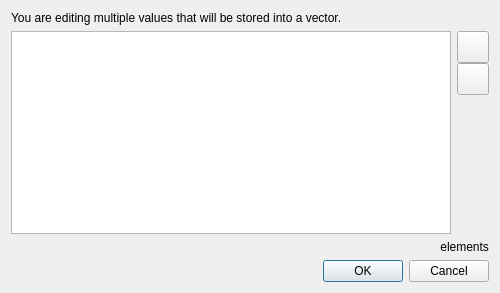
<?xml version="1.0" encoding="UTF-8"?>
<ui version="4.0">
 <class>VectorEditor</class>
 <widget class="QDialog" name="VectorEditor">
  <property name="geometry">
   <rect>
    <x>0</x>
    <y>0</y>
    <width>500</width>
    <height>293</height>
   </rect>
  </property>
  <property name="minimumSize">
   <size>
    <width>500</width>
    <height>250</height>
   </size>
  </property>
  <property name="windowTitle">
   <string>Vector editor</string>
  </property>
  <layout class="QVBoxLayout" name="verticalLayout">
   <item>
    <widget class="QLabel" name="label">
     <property name="text">
      <string>&lt;html&gt;&lt;head/&gt;&lt;body&gt;&lt;p&gt;You are editing multiple values that will be stored into a vector.&lt;/p&gt;&lt;/body&gt;&lt;/html&gt;</string>
     </property>
    </widget>
   </item>
   <item>
    <layout class="QHBoxLayout" name="horizontalLayout_2">
     <item>
      <widget class="QListWidget" name="list">
       <property name="editTriggers">
        <set>QAbstractItemView::DoubleClicked|QAbstractItemView::EditKeyPressed</set>
       </property>
       <property name="alternatingRowColors">
        <bool>true</bool>
       </property>
       <property name="gridSize">
        <size>
         <width>0</width>
         <height>25</height>
        </size>
       </property>
       <property name="selectionRectVisible">
        <bool>true</bool>
       </property>
      </widget>
     </item>
     <item>
      <layout class="QVBoxLayout" name="verticalLayout_2">
       <property name="spacing">
        <number>0</number>
       </property>
       <item>
        <widget class="QPushButton" name="addButton">
         <property name="minimumSize">
          <size>
           <width>32</width>
           <height>32</height>
          </size>
         </property>
         <property name="maximumSize">
          <size>
           <width>32</width>
           <height>32</height>
          </size>
         </property>
         <property name="icon">
          <iconset resource="../resources/TalipotGUIResource.qrc">
           <normaloff>:/talipot/gui/icons/64/list-add.png</normaloff>:/talipot/gui/icons/64/list-add.png</iconset>
         </property>
        </widget>
       </item>
       <item>
        <widget class="QPushButton" name="removeButton">
         <property name="minimumSize">
          <size>
           <width>32</width>
           <height>32</height>
          </size>
         </property>
         <property name="maximumSize">
          <size>
           <width>32</width>
           <height>32</height>
          </size>
         </property>
         <property name="icon">
          <iconset resource="../resources/TalipotGUIResource.qrc">
           <normaloff>:/talipot/gui/icons/16/list-del.png</normaloff>:/talipot/gui/icons/16/list-del.png</iconset>
         </property>
        </widget>
       </item>
       <item>
        <spacer name="verticalSpacer">
         <property name="orientation">
          <enum>Qt::Vertical</enum>
         </property>
         <property name="sizeHint" stdset="0">
          <size>
           <width>20</width>
           <height>40</height>
          </size>
         </property>
        </spacer>
       </item>
      </layout>
     </item>
    </layout>
   </item>
   <item>
    <layout class="QHBoxLayout" name="horizontalLayout">
     <property name="spacing">
      <number>0</number>
     </property>
     <item>
      <widget class="QLabel" name="countLabel">
       <property name="text">
        <string/>
       </property>
       <property name="alignment">
        <set>Qt::AlignRight|Qt::AlignTrailing|Qt::AlignVCenter</set>
       </property>
      </widget>
     </item>
     <item>
      <widget class="QLabel" name="label_2">
       <property name="sizePolicy">
        <sizepolicy hsizetype="Maximum" vsizetype="Preferred">
         <horstretch>0</horstretch>
         <verstretch>0</verstretch>
        </sizepolicy>
       </property>
       <property name="text">
        <string> elements</string>
       </property>
      </widget>
     </item>
    </layout>
   </item>
   <item>
    <widget class="QDialogButtonBox" name="buttonBox">
     <property name="standardButtons">
      <set>QDialogButtonBox::Cancel|QDialogButtonBox::Ok</set>
     </property>
    </widget>
   </item>
  </layout>
 </widget>
 <resources>
  <include location="../resources/TalipotGUIResource.qrc"/>
 </resources>
 <connections>
  <connection>
   <sender>addButton</sender>
   <signal>clicked()</signal>
   <receiver>VectorEditor</receiver>
   <slot>add()</slot>
   <hints>
    <hint type="sourcelabel">
     <x>282</x>
     <y>16</y>
    </hint>
    <hint type="destinationlabel">
     <x>149</x>
     <y>49</y>
    </hint>
   </hints>
  </connection>
  <connection>
   <sender>removeButton</sender>
   <signal>clicked()</signal>
   <receiver>VectorEditor</receiver>
   <slot>remove()</slot>
   <hints>
    <hint type="sourcelabel">
     <x>282</x>
     <y>48</y>
    </hint>
    <hint type="destinationlabel">
     <x>149</x>
     <y>49</y>
    </hint>
   </hints>
  </connection>
  <connection>
   <sender>buttonBox</sender>
   <signal>accepted()</signal>
   <receiver>VectorEditor</receiver>
   <slot>accept()</slot>
   <hints>
    <hint type="sourcelabel">
     <x>249</x>
     <y>227</y>
    </hint>
    <hint type="destinationlabel">
     <x>249</x>
     <y>124</y>
    </hint>
   </hints>
  </connection>
  <connection>
   <sender>buttonBox</sender>
   <signal>rejected()</signal>
   <receiver>VectorEditor</receiver>
   <slot>reject()</slot>
   <hints>
    <hint type="sourcelabel">
     <x>249</x>
     <y>227</y>
    </hint>
    <hint type="destinationlabel">
     <x>249</x>
     <y>124</y>
    </hint>
   </hints>
  </connection>
 </connections>
 <slots>
  <slot>add()</slot>
  <slot>remove()</slot>
 </slots>
</ui>
